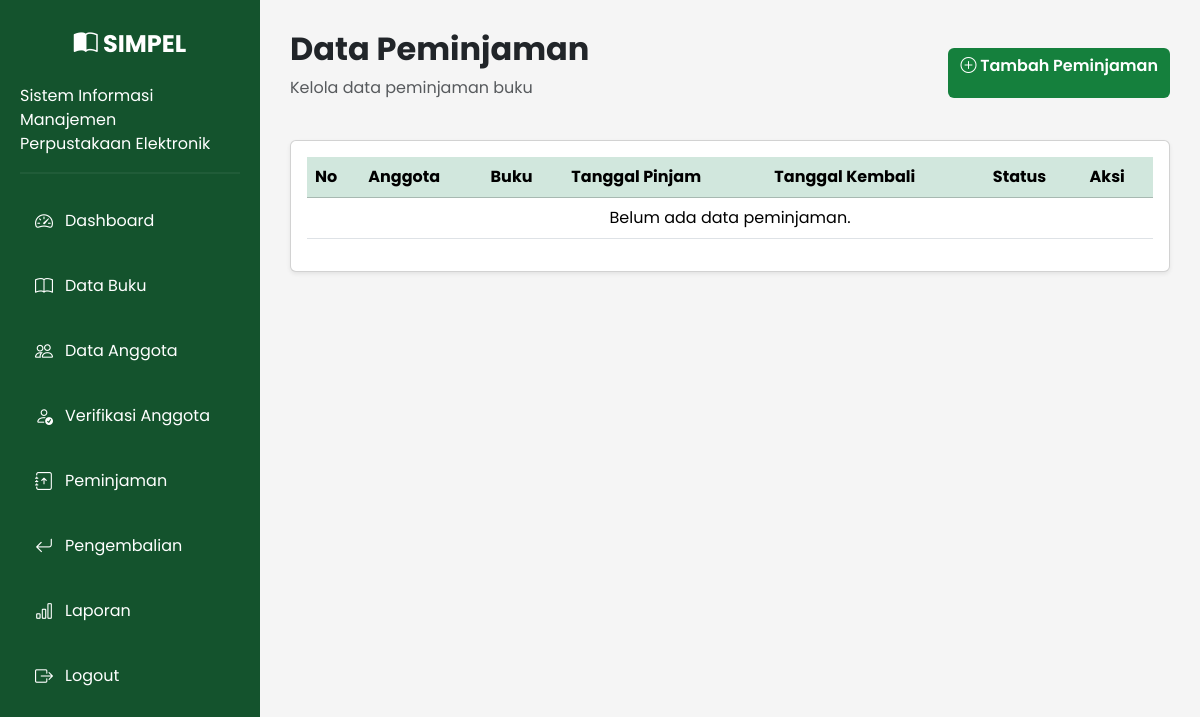
/peminjaman/ (signed in), run on an earlier commit of the app's database.
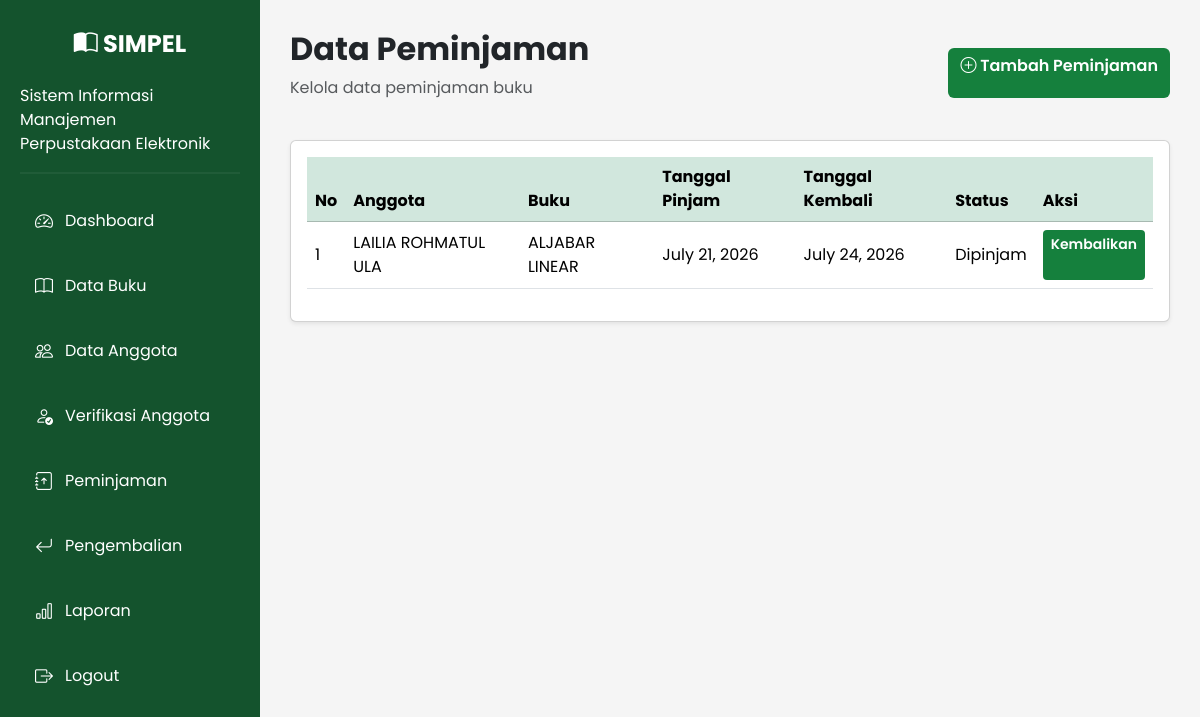
And on a later commit of the database.
### library/models.py (models this page shows, shortened)
class Peminjaman(models.Model):
    STATUS = (
        ('Dipinjam', 'Dipinjam'),
        ('Dikembalikan', 'Dikembalikan'),
    )
    anggota = models.ForeignKey(Anggota, on_delete=models.CASCADE)
    buku = models.ForeignKey(Buku, on_delete=models.CASCADE)
    tanggal_pinjam = models.DateField()
    tanggal_kembali = models.DateField()
    status = models.CharField(max_length=20, choices=STATUS, default='Dipinjam')

class Anggota(models.Model):
    STATUS = (
        ('Menunggu', 'Menunggu'),
        ('Disetujui', 'Disetujui'),
        ('Ditolak', 'Ditolak'),
    )
    user = models.OneToOneField(
        User,
        on_delete=models.CASCADE,
        null=True,
        blank=True
    )
    nim = models.CharField(max_length=20)
    nama = models.CharField(max_length=100)
    prodi = models.CharField(max_length=100)
    fakultas = models.CharField(max_length=100)
    no_hp = models.CharField(max_length=20)
    alamat = models.TextField()
    status = models.CharField(
        max_length=20,
        choices=STATUS,
        default='Menunggu'
    )

class Buku(models.Model):
    kode_buku = models.CharField(max_length=20, unique=True)
    judul = models.CharField(max_length=200)
    penulis = models.CharField(max_length=100)
    penerbit = models.CharField(max_length=100)
    tahun_terbit = models.PositiveIntegerField()
    kategori = models.CharField(max_length=100)
    isbn = models.CharField(max_length=20, blank=True)
    lokasi_rak = models.CharField(
        max_length=50,
        default="Rak A1"
    )
    kondisi = models.CharField(
        max_length=20,
        choices=[
            ('Baik', 'Baik'),
            ('Rusak', 'Rusak'),
        ],
        default='Baik'
    )
    stok = models.PositiveIntegerField(default=0)

### library/views.py (the view)
# urls.py: path('peminjaman/', views.peminjaman, name='peminjaman'),
@login_required(login_url='login')
def peminjaman(request):
    data = Peminjaman.objects.all().order_by('-tanggal_pinjam')
    context = {
        'peminjaman': data
    }
    return render(request, 'library/peminjaman/index.html', context)

### library/templates/library/peminjaman/index.html (shortened to what this page needs)
{% extends 'library/base.html' %}
{% block content %}
<div class="d-flex justify-content-between align-items-center mb-4">
    <div>
        <h2 class="fw-bold">Data Peminjaman</h2>
        <p class="text-muted">
            Kelola data peminjaman buku
        </p>
    </div>
    <a href="{% url 'tambah_peminjaman' %}" class="btn btn-success">
        <i class="bi bi-plus-circle"></i>
        Tambah Peminjaman
    </a>
</div>
<div class="card shadow-sm">
<div class="card-body">
<table class="table table-hover">
<thead class="table-success">
<tr>
<th>No</th>
<th>Anggota</th>
<th>Buku</th>
<th>Tanggal Pinjam</th>
<th>Tanggal Kembali</th>
<th>Status</th>
<th>Aksi</th>
</tr>
</thead>
<tbody>
{% for item in peminjaman %}
<tr>
<td>{{ forloop.counter }}</td>
<td>{{ item.anggota.nama }}</td>
<td>{{ item.buku.judul }}</td>
<td>{{ item.tanggal_pinjam }}</td>
<td>{{ item.tanggal_kembali }}</td>
<td>{{ item.status }}</td>
<td>
    <a href="{% url 'tambah_pengembalian' item.id %}"
        class="btn btn-success btn-sm">
        Kembalikan
    </a>
</td>
</tr>
{% empty %}
<tr>
<td colspan="7" class="text-center">
Belum ada data peminjaman.
</td>
</tr>
{% endfor %}
</tbody>
</table>
</div>
</div>
{% endblock %}

What changed in the data, as far as the page shows it:
added Peminjaman: anggota.nama "LAILIA ROHMATUL ULA", buku.judul "ALJABAR LINEAR", tanggal_pinjam "July 21, 2026", tanggal_kembali "July 24, 2026", status "Dipinjam"
Also different on the page:
text no longer shown: "Belum ada data peminjaman."
